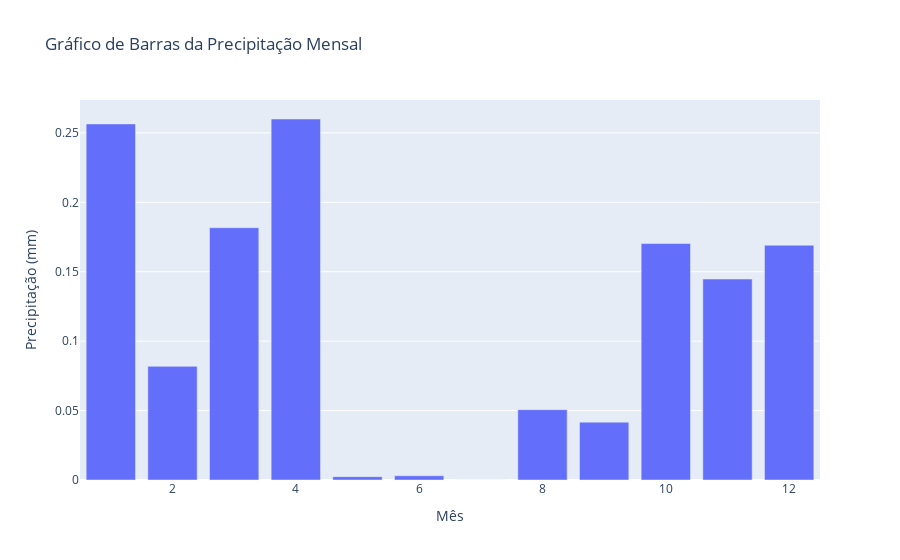

Notebook source saved alongside this figure:
### Markdown cell above
### Climograma

### Code cell
media_meses_precipitacao = [globals()[f'media_precipitacao{i:02}'] for i in range(1, 13)]

print(media_meses_precipitacao)

fig = go.Figure(data=go.Bar(x=list(range(1, 13)), y=media_meses_precipitacao))

# Adicionar título e rótulos dos eixos
fig.update_layout(title='Gráfico de Barras da Precipitação Mensal',
                  xaxis_title='Mês',
                  yaxis_title='Precipitação (mm)')

# Exibir o gráfico
fig.show()

### Figure 1 — Plotly figure (JSON) as saved in the notebook; plotly's stock layout.template omitted (floating-point values rounded to 4 significant figures)
{"data": [{"type": "bar", "x": [1, 2, 3, 4, 5, 6, 7, 8, 9, 10, 11, 12], "y": [0.2565, 0.08185, 0.1817, 0.26, 0.002419, 0.003056, 0, 0.05067, 0.04167, 0.1703, 0.1447, 0.1691]}], "layout": {"title": {"text": "Gráfico de Barras da Precipitação Mensal"}, "xaxis": {"title": {"text": "Mês"}}, "yaxis": {"title": {"text": "Precipitação (mm)"}}}}
